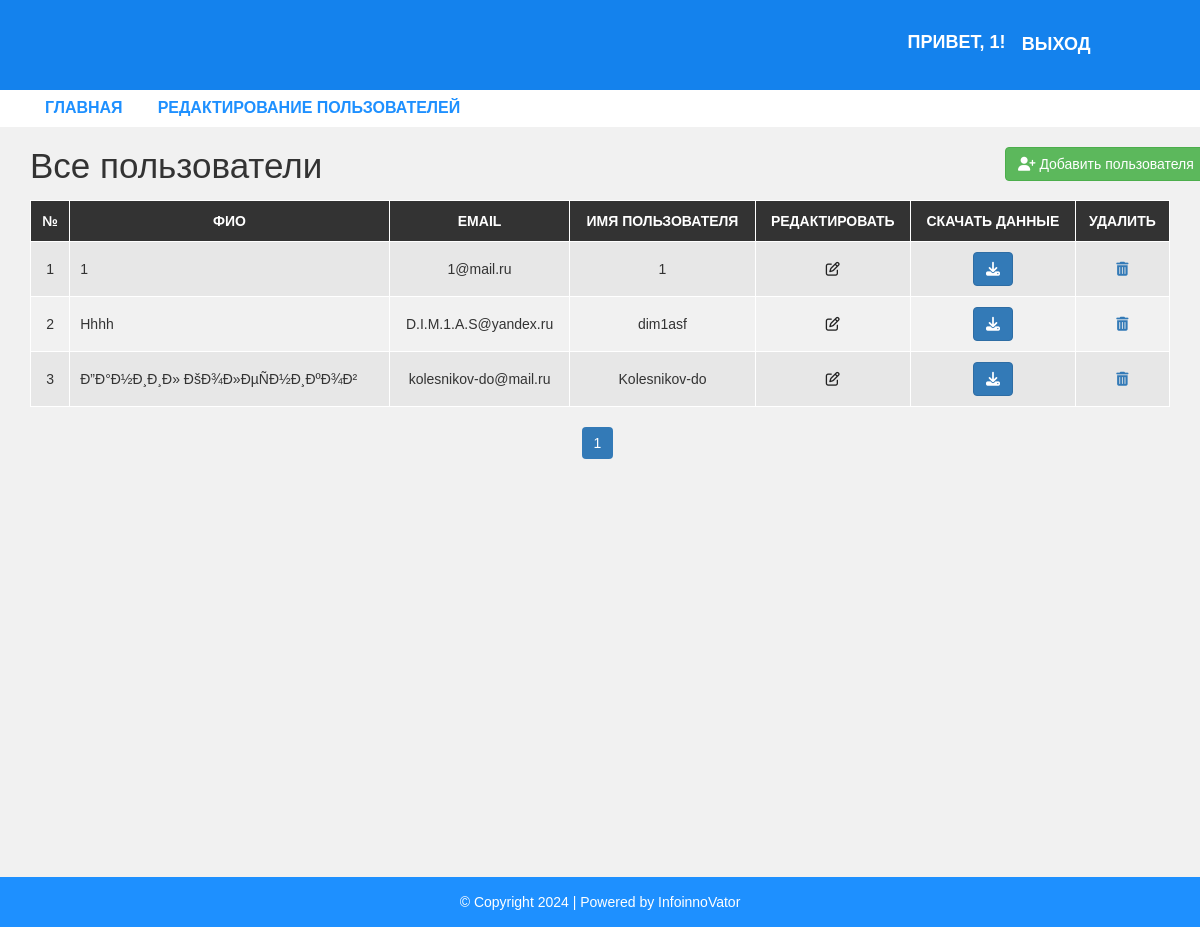
The app's page /assets/pages/admin/new-prodile.php (signed in) with its own data.
### tables this page shows
CREATE TABLE `users` (
  `id` int(11) NOT NULL,
  `fullname` varchar(255) NOT NULL,
  `email` varchar(255) NOT NULL,
  `username` varchar(50) NOT NULL,
  `password` varchar(255) NOT NULL,
  `role` varchar(20) NOT NULL DEFAULT 'user',
  `active` tinyint(1) DEFAULT '1'
);

### assets/pages/admin/new-prodile.php (the view, shortened to what this page needs)
<?php
include "../system_files/db_connection.php";
include "header.php";
$users_per_page = 5;
$total_users_sql = "SELECT COUNT(*) AS total FROM users";
$total_users_result = mysqli_query($conn, $total_users_sql);
$total_users = mysqli_fetch_assoc($total_users_result)['total'];
$total_pages = ceil($total_users / $users_per_page);
$current_page = isset($_GET['page']) ? intval($_GET['page']) : 1;
$offset = ($current_page - 1) * $users_per_page;
$sql = "SELECT * FROM users LIMIT $offset, $users_per_page";
$result = mysqli_query($conn, $sql);
?>
<div id="admin-content">
    <div class="container">
        <div class="row">
            <div class="col-md-10">
                <h1 class="admin-heading">Все пользователи</h1>
            </div>
            <div class="col-md-2">
                <a href="add-user.php" class="btn btn-success"><i class="fas fa-user-plus"></i> Добавить
                    пользователя</a>
            </div>
            <div class="col-md-12">
                <table class="content-table">
                    <thead>
                    <th>№</th>
                    <th>ФИО</th>
                    <th>Email</th>
                    <th>Имя пользователя</th>
                    <th>Редактировать</th>
                    <th>Скачать данные</th>
                    <th>Удалить</th>
                    </thead>
                    <tbody>
                    <?php
                    if (mysqli_num_rows($result) > 0) {
                        $counter = ($current_page - 1) * $users_per_page + 1;
                        while ($row = mysqli_fetch_assoc($result)) {
                            echo "<tr>";
                            echo "<td class='id'>" . htmlspecialchars($counter++) . "</td>";
                            echo "<td>" . htmlspecialchars($row["fullname"]) . "</td>";
                            echo "<td>" . htmlspecialchars($row["email"]) . "</td>";
                            echo "<td>" . htmlspecialchars($row["username"]) . "</td>";
                            echo "<td class='edit'><a href='update-user.php?id=" . $row["id"] . "'><i class='fa fa-edit'></i></a></td>";
                            echo "<td><a href='download-data.php?id=" . $row["id"] . "' class='btn btn-primary'><i class='fas fa-download'></i></a></td>";
                            echo "<td class='delete'><a href='delete-user.php?id=" . $row["id"] . "' onclick='return confirm(\"Вы уверены, что хотите удалить этого пользователя?\")'><i class='fas fa-trash-alt'></i></a></td>";
                            echo "</tr>";
                        }
                    } else {
                        echo "<tr><td colspan='7'>Пользователи не найдены</td></tr>";
                    }
                    ?>
                    </tbody>
                </table>
                <ul class='pagination admin-pagination'>
                    <?php
                    for ($page = 1; $page <= $total_pages; $page++) {
                        echo "<li class='" . ($page == $current_page ? 'active' : '') . "'><a href='new-prodile.php?page=$page'>$page</a></li>";
                    }
                    ?>
                </ul>
            </div>
        </div>
    </div>
</div>
<?php include "footer.php"; ?>

### assets/css/style.css (style rules this page uses)
body { background: #f1f1f1; font-family: sans-serif, arial, Helvetica; }
a, a:hover, a:focus { text-decoration: none; outline: none; }
ul { margin: 0; padding: 0; list-style: none; }
#admin-content { padding: 20px 0; min-height: 750px; }
#admin-content .admin-heading { font-size: 35px; margin: 0 0 15px; }
#admin-content .content-table { border: 1px solid #000; width: 100%; margin: 0 0 20px; }
#admin-content .content-table thead { color: #fff; background-color: #333; }
#admin-content .content-table th { padding: 10px; border: 1px solid #fff; font-weight: 600; text-align: center; text-transform: uppercase; }
#admin-content .content-table tbody { color: #333; }
#admin-content .content-table tbody tr { background-color: #e7e7e7; }
#admin-content .content-table tbody tr:nth-child(even) { background-color: transparent; }
#admin-content .content-table tbody td { padding: 10px; border: 1px solid #fff; text-align: center; }
#admin-content .content-table tbody td:nth-child(2) { text-align: left; }
#admin-content .admin-pagination { margin: 0; }
#admin-content .admin-pagination li a { display: block; }
.id, .edit, .delete { text-align: center; }
.pagination { display: block; text-align: center; margin: 0; }
.pagination li { display: inline-block; margin: 0 5px 0 0; }
.pagination li a { border: none; background: #1e90ff; color: #fff; }
i.fa { color: #222; }

### records on screen
users: fullname "1", email "1@mail.ru", username "1"
users: fullname "Hhhh", email "D.I.M.1.A.S@yandex.ru", username "dim1asf"
users: fullname "Ð”Ð°Ð½Ð¸Ð¸Ð» ÐšÐ¾Ð»ÐµÑÐ½Ð¸ÐºÐ¾Ð²", email "kolesnikov-do@mail.ru", username "Kolesnikov-do"

### other values on screen
$username "1"
